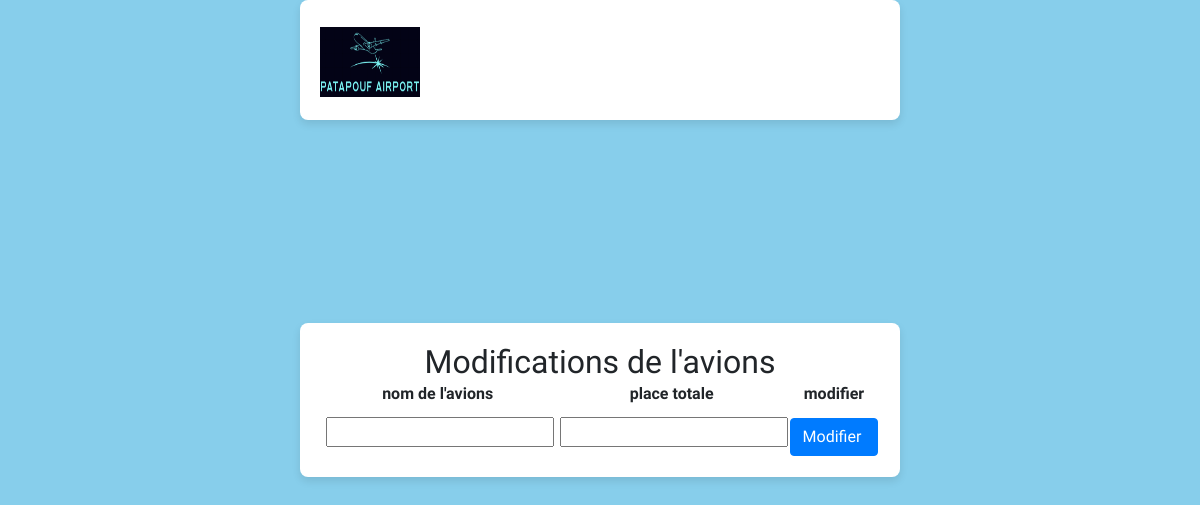
Before: /vue/modifAvions.php?id=53 (signed in) with the older database file.
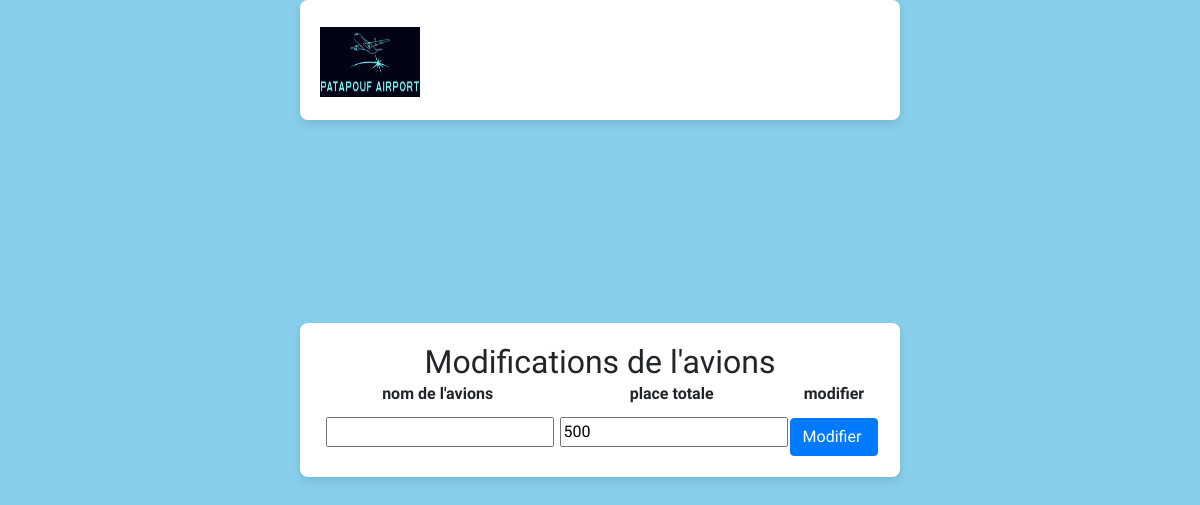
After: the same page with the newer database file.
### tables this page shows
CREATE TABLE `avions` (
  `id_avions` int NOT NULL,
  `nom` varchar(50) NOT NULL,
  `place_totale` int NOT NULL
);

### src/modele/avions.php (called while the page is built, shortened)
<?php
class Avions
{
    private $idAvions;
    public function hydrate(array $donnees)
    {
        foreach ($donnees as $key => $value) {
            $method = 'set' . ucfirst($key);
        }
    }
    public function getIdAvions()
    {
        return $this->idAvions;
    }
    public function setIdAvions($idAvions)
    {
        $this->idAvions = $idAvions;
    }
}

### src/repository/avionsRepo.php (called while the page is built, shortened)
<?php
class avionsRepo{
    private $bdd;
    public function __construct(){
        $this->bdd = new BDD();
    }
    public function afficherLAvions(avions $avions){
        $show="SELECT nom_avions,place_totale FROM `avions` WHERE id_avions=:idAvions
            ORDER BY nom_avions ASC";
        $req=$this->bdd->getBdd()->prepare($show);
        $req->execute([
            'idAvions'=>$avions->getIdavions()
        ]);
        return $req->fetch();
    }
}

### src/bdd/bdd.php (called while the page is built)
<?php
class BDD
{
    private $bdd;
    public function __construct()
    {
        $this->bdd = new PDO('mysql:host=localhost;dbname=projetvol;charset=utf8', 'root', '');
    }
    public function getBdd()
    {
        return $this->bdd;
    }
}

### vue/modifAvions.php (the view, shortened to what this page needs)
<?php
require_once '../src/bdd/Bdd.php';
require_once '../src/modele/Avions.php';
require_once '../src/repository/AvionsRepo.php';
if(isset($_GET['id'])){
    $id=$_GET['id'];
} else{
    $id=null;
    header("Location:afficherAvions.php");
}
$avions=new Avions([
    'idAvions'=>$id
]);
$avionsRepo=new AvionsRepo();
$resultat= $avionsRepo->afficherLAvions($avions);
?>
    <!DOCTYPE html>
    <html lang="en">
<head>
    <link rel="stylesheet" type="text/css" href="../assets/css/bootstrap.min.css">
    <link rel="stylesheet" type="text/css" href="../assets/css/font-awesome.css">
    <link rel="stylesheet" href="../assets/css/templatemo-breezed.css">
    <link rel="stylesheet" href="../assets/css/owl-carousel.css">
    <link rel="stylesheet" href="../assets/css/lightbox.css">
</head>
<body>
<header class="header-area header-sticky">
    <div class="container">
        <div class="row">
            <div class="col-12">
                <nav class="main-nav">
                    <a href="../index2.php" class="logo">
                        <img src="../assets/images/projetvol.png" height="70" width="100"/>
                    </a>
                </nav>
            </div>
        </div>
    </div>
</header>
<div class="container">
    <div class="top-section">
        <h2>Modifications de l'avions</h2>
    </div>
    <form action="../src/traitement/modifAvionsTraitement.php" method="POST">
        <table>
            <thead>
            <tr>
                <th>nom de l'avions</th>
                <th>place totale</th>
                <th>modifier</th>
            </tr>
            </thead>
            <tbody>
            <tr>
                <td>
                    <input type='text' id="nomAvions" name='nomAvions' value="<?=$resultat["nom_avions"]?>">
                </td>
                <td>
                    <input type='text' id="placeTotale" name='placeTotale' value="<?=$resultat["place_totale"]?>">
                </td>
                <td>
                    <input class="btn btn-primary" type="submit" value="Modifier ">
                </td>
            </tr>
            </tbody>
        </table>
    </form>
</body>
    </html>

### assets/css/templatemo-breezed.css (style rules this page uses)
html, body, div, span, applet, object, iframe, h1, h2, h3, h4, h5, h6, p, blockquote, div pre, a, abbr, acronym, address, big, cite, code, del, dfn, em, font, img, ins, kbd, q, s, samp, small, strike, strong, sub, sup, tt, var, b, u, i, center, dl, dt, dd, ol, ul, li, figure, header, nav, section, article, aside, footer, figcaption { margin: 0; padding: 0; border: 0; outline: 0; }
header, nav, section, article, aside, footer, hgroup { display: block; }
* { box-sizing: border-box; }
html, body { font-family: 'Raleway', sans-serif; font-weight: 400; background-color: #fff; font-size: 16px; -ms-text-size-adjust: 100%; -webkit-font-smoothing: antialiased; -moz-osx-font-smoothing: grayscale; }
a { text-decoration: none !important; }
h1, h2, h3, h4, h5, h6 { margin-top: 0px; margin-bottom: 0px; }
html, body { background: #fff; font-family: 'Raleway', sans-serif; }
.header-area { position: absolute; top: 0px; left: 0px; right: 0px; z-index: 100; height: 100px; -webkit-transition: all .5s ease 0s; -moz-transition: all .5s ease 0s; -o-transition: all .5s ease 0s; transition: all .5s ease 0s; }
.header-area .main-nav { min-height: 80px; background: transparent; }
.header-area .main-nav .logo { line-height: 80px; color: #fff; font-size: 28px; font-weight: 700; text-transform: uppercase; letter-spacing: 2px; float: left; -webkit-transition: all 0.3s ease 0s; -moz-transition: all 0.3s ease 0s; -o-transition: all 0.3s ease 0s; transition: all 0.3s ease 0s; }
.header-area.header-sticky { min-height: 80px; }
@media (max-width: 1200px) { .header-area .main-nav:before { display: none; } }
*, *:before, *:after { -webkit-box-sizing: border-box; box-sizing: border-box; -webkit-font-smoothing: antialiased; -moz-osx-font-smoothing: grayscale; }

### vue/modifAvions.php (style rules this page uses)
body { background-color: #87CEEB; justify-content: center; align-items: center; height: 100vh; margin: 0; padding: 0; flex-direction: column; }
.container { max-width: 600px; background-color: white; padding: 20px; border-radius: 8px; box-shadow: 0 4px 8px rgba(0, 0, 0, 0.1); }
.btn-primary, .btn-danger { width: 100%; margin-top: 10px; }
body { display: flex; justify-content: center; align-items: center; height: 100vh; flex-direction: column; }
.container, table { margin: auto; text-align: center; }

Changed rows visible on the page:
now on this page (row edited): avions: placeTotale "500"
